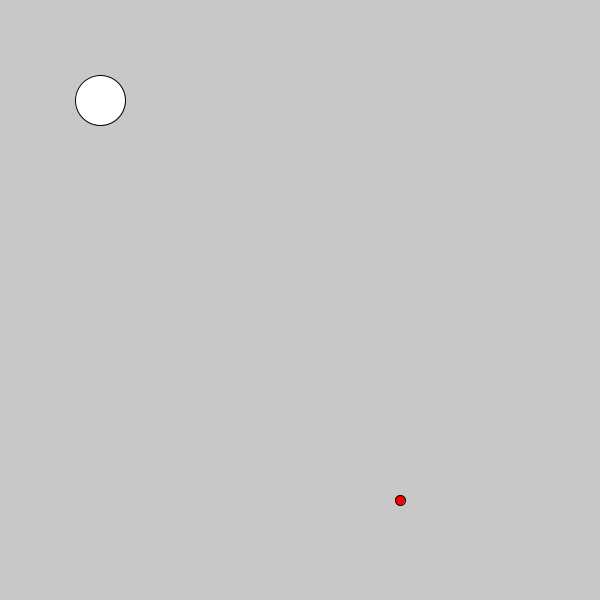
Frame 1 (no input)
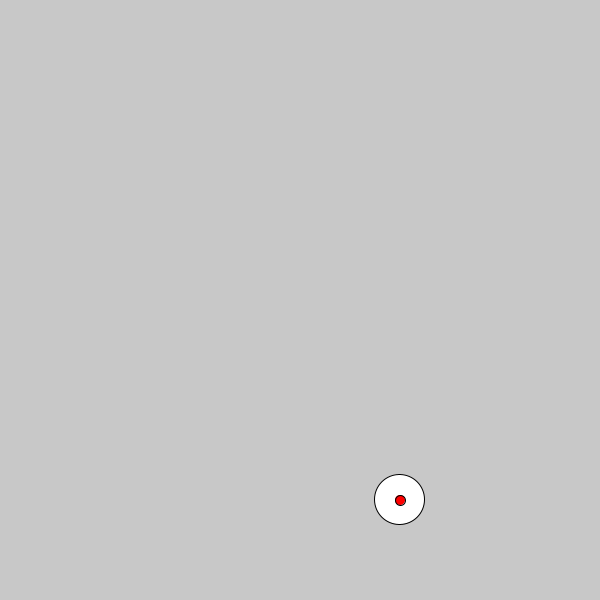
Frame 60 (the mouse pressed at the canvas centre just before this capture)
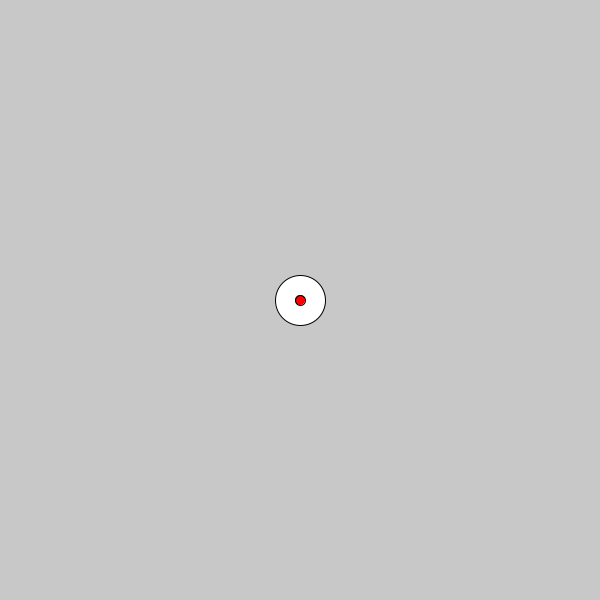
Frame 120 (the mouse held since frame 60 and released just before this capture)

The Processing sketch that drew these frames (run headless with seeded random() and noise(); from frame 60 on, the mouse is pressed at the canvas centre):

// Processing sketch: achilles
// ── achilles.pde
float x = 100;
float y = 100;

float targetX = 400;
float targetY = 500;

void setup() {
  size(600, 600);
}

void draw() {
  background(200);
  fill(255);
  ellipse(x, y, 50, 50);

  fill(255, 0, 0);
  ellipse(targetX, targetY, 10, 10);

  int steps = 10;
  x += (targetX - x) / steps;
  y += (targetY - y) / steps;

  if (mousePressed) {
    targetX = mouseX;
    targetY = mouseY;
  }
}
